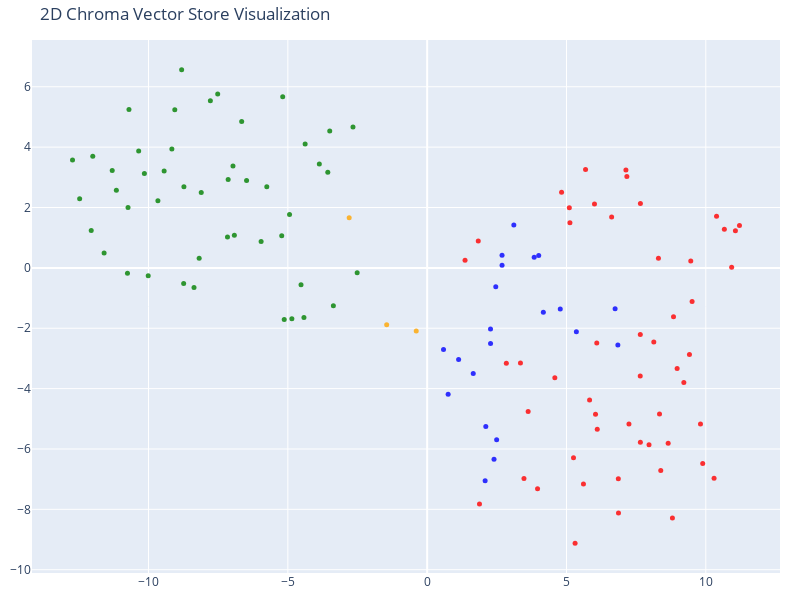

Source (notebook cell):
### Code cell
# We humans find it easier to visalize things in 2D!
# Reduce the dimensionality of the vectors to 2D using t-SNE
# (t-distributed stochastic neighbor embedding)
# 使用 t-SNE（t-分布随机邻域嵌入）将高维向量降维到2D
# t-SNE 是一种非线性降维技术，能够保持数据点之间的相对距离关系

# n_components=2: 降维到2维
# random_state=42: 设置随机种子，确保结果可重现
tsne = TSNE(n_components=2, random_state=42)

# 执行降维操作，将高维向量转换为2D坐标
reduced_vectors = tsne.fit_transform(vectors)

# Create the 2D scatter plot
# 创建2D散点图可视化
# 使用 Plotly 创建交互式散点图
fig = go.Figure(data=[go.Scatter(
    x=reduced_vectors[:, 0],  # X轴坐标（降维后的第一维）
    y=reduced_vectors[:, 1],  # Y轴坐标（降维后的第二维）
    mode='markers',           # 显示模式为散点
    marker=dict(
        size=5,               # 散点大小
        color=colors,         # 散点颜色（根据文档类型）
        opacity=0.8           # 透明度
    ),
    # 悬停文本：显示文档类型和文档内容的前100个字符
    text=[f"Type: {t}<br>Text: {d[:100]}..." for t, d in zip(doc_types, documents)],
    hoverinfo='text'          # 悬停时显示自定义文本
)])

# 设置图表布局和样式
fig.update_layout(
    title='2D Chroma Vector Store Visualization',  # 图表标题
    scene=dict(
        xaxis_title='x',      # X轴标题
        yaxis_title='y'       # Y轴标题
    ),
    width=800,                # 图表宽度
    height=600,               # 图表高度
    margin=dict(              # 边距设置
        r=20,                 # 右边距
        b=10,                 # 下边距  
        l=10,                 # 左边距
        t=40                  # 上边距
    )
)


fig.show()

### Figure 1 — Plotly figure (JSON) as saved in the notebook; plotly's stock layout.template omitted (floating-point values rounded to 4 significant figures)
{"data": [{"hoverinfo": "text", "marker": {"color": ["orange", "orange", "orange", "red", "red", "red", "red", "red", "red", "red", "red", "red", "red", "red", "red", "red", "red", "red", "red", "red", "red", "red", "red", "red", "red", "red", "red", "red", "red", "red", "red", "red", "red", "red", "red", "red", "red", "red", "red", "red", "red", "red", "red", "red", "red", "red", "red", "red", "red", "red", "red", "red", "red", "red", "red", "green", "green", "green", "green", "green", "green", "green", "green", "green", "green", "green", "green", "green", "green", "green", "green", "green", "green", "green", "green", "green", "green", "green", "green", "green", "green", "green", "green", "green", "green", "green", "green", "green", "green", "green", "green", "green", "green", "green", "green", "green", "green", "green", "green", "green", "green", "green", "blue", "blue", "blue", "blue", "blue", "blue", "blue", "blue", "blue", "blue", "blue", "blue", "blue", "blue", "blue", "blue", "blue", "blue", "blue", "blue", "blue"], "opacity": 0.8, "size": 5}, "mode": "markers", "text": ["Type: company<br>Text: # About Insurellm\n\nInsurellm was founded by Avery Lancaster in 2015 as an insurance tech startup des...", "Type: company<br>Text: # Careers at Insurellm\n\nInsurellm is hiring! We are looking for talented software engineers, data sc...", "Type: company<br>Text: # Overview of Insurellm\n\nInsurellm is an innovative insurance tech firm with 200 employees across th...", "Type: contracts<br>Text: # Contract with Apex Reinsurance for Rellm: AI-Powered Enterprise Reinsurance Solution\n\n## Terms\n\n1....", "Type: contracts<br>Text: ## Renewal\n\n1. **Automatic Renewal**: This Agreement will automatically renew for successive one-yea...", "Type: contracts<br>Text: 2. **Seamless Integrations**: The architecture of Rellm allows for easy integration with existing sy...", "Type: contracts<br>Text: 1. **Technical Support**: Provider shall offer dedicated technical support to the Client via phone, ...", "Type: contracts<br>Text: **Insurellm, Inc.**  \n_____________________________  \nAuthorized Signature   \nDate: ________________...", "Type: contracts<br>Text: # Contract with Belvedere Insurance for Markellm\n\n## Terms\nThis Contract (\"Agreement\") is made and e...", "Type: contracts<br>Text: ## Renewal\n1. **Renewal Terms**: This Agreement may be renewed for additional one-year terms upon mu...", "Type: contracts<br>Text: ## Features\n1. **AI-Powered Matching**: Belvedere Insurance will benefit from Markellm's AI-powered ...", "Type: contracts<br>Text: ## Support\n1. **Technical Support**: Technical support will be available from 9 AM to 7 PM EST, Mond...", "Type: contracts<br>Text: **Belvedere Insurance**  \nSignature: ______________________  \nName: [Authorized Signatory]  \nTitle: ...", "Type: contracts<br>Text: # Contract with BrightWay Solutions for Markellm\n\n**Contract Date:** October 5, 2023  \n**Contract ID...", "Type: contracts<br>Text: 3. **Service Level Agreement (SLA):**  \n   Insurellm commits to a 99.9% uptime for the platform with...", "Type: contracts<br>Text: 2. **Real-Time Quote Availability:**  \n   Consumers sourced via BrightWay Solutions will receive rea...", "Type: contracts<br>Text: 3. **Training and Onboarding:**  \n   Insurellm agrees to provide one free training session on how to...", "Type: contracts<br>Text: # Contract with EverGuard Insurance for Rellm: AI-Powered Enterprise Reinsurance Solution\n\n**Contrac...", "Type: contracts<br>Text: 4. **Usage Rights**: EverGuard Insurance is granted a non-exclusive, non-transferable license to acc...", "Type: contracts<br>Text: 1. **Core Functionality**: Rellm provides EverGuard Insurance with advanced AI-driven analytics, sea...", "Type: contracts<br>Text: 1. **Customer Support**: Insurellm will provide EverGuard Insurance with 24/7 customer support, incl...", "Type: contracts<br>Text: ---\n\n**Signatures**  \n**For Insurellm**: __________________________  \n**Name**: John Smith  \n**Title...", "Type: contracts<br>Text: # Contract with GreenField Holdings for Markellm\n\n**Effective Date:** November 15, 2023  \n**Contract...", "Type: contracts<br>Text: ## Renewal\n1. **Automatic Renewal**: This contract will automatically renew for sequential one-year ...", "Type: contracts<br>Text: ## Features\n1. **AI-Powered Matching**: Access to advanced algorithms that connect GreenField Holdin...", "Type: contracts<br>Text: ## Support\n1. **Customer Support Access**: The Client will have access to dedicated support through ...", "Type: contracts<br>Text: **Signatures:**  \n_________________________                           _________________________  \n**...", "Type: contracts<br>Text: # Contract with Greenstone Insurance for Homellm\n\n---\n\n## Terms\n\n1. **Parties**: This Contract (\"Agr...", "Type: contracts<br>Text: 4. **Payment Terms**: \n   - The Customer shall pay an amount of $10,000 per month for the Standard T...", "Type: contracts<br>Text: ---\n\n## Features\n\n- **AI-Powered Risk Assessment**: Customer will have access to enhanced risk evalu...", "Type: contracts<br>Text: - **Customer Portal**: A dedicated portal will be provided, allowing the Customer's clients to manag...", "Type: contracts<br>Text: ______________________________  \n[Name], [Title]  \nDate: ______________________\n\n**For Greenstone In...", "Type: contracts<br>Text: # Contract with GreenValley Insurance for Homellm\n\n**Contract Date:** October 6, 2023  \n**Contract N...", "Type: contracts<br>Text: 4. **Confidentiality:** Both parties agree to maintain the confidentiality of proprietary informatio...", "Type: contracts<br>Text: 1. **AI-Powered Risk Assessment:** Access to advanced AI algorithms for real-time risk evaluations.\n...", "Type: contracts<br>Text: 3. **Regular Updates:** Insurellm will offer ongoing updates and enhancements to the Homellm platfor...", "Type: contracts<br>Text: # Contract with Pinnacle Insurance Co. for Homellm\n\n## Terms\nThis contract (\"Contract\") is entered i...", "Type: contracts<br>Text: ## Renewal\n1. **Renewal Terms**: At the end of the initial term, this Contract shall automatically r...", "Type: contracts<br>Text: ## Features\n1. **AI-Powered Risk Assessment**: Utilized for tailored underwriting decisions specific...", "Type: contracts<br>Text: ## Support\n1. **Technical Support**: Insurellm shall provide 24/7 technical support via an email and...", "Type: contracts<br>Text: # Contract with Roadway Insurance Inc. for Carllm\n\n---\n\n## Terms\n\n1. **Agreement Effective Date**: T...", "Type: contracts<br>Text: ---\n\n## Renewal\n\n1. **Automatic Renewal**: This agreement will automatically renew for an additional...", "Type: contracts<br>Text: ---\n\n## Features\n\n1. **Access to Core Features**: Roadway Insurance Inc. will have access to all Pro...", "Type: contracts<br>Text: ---\n\n## Support\n\n1. **Technical Support**: Roadway Insurance Inc. will receive priority technical su...", "Type: contracts<br>Text: # Contract with Stellar Insurance Co. for Rellm\n\n## Terms\nThis contract is made between **Insurellm*...", "Type: contracts<br>Text: ### Termination\nEither party may terminate this agreement with a **30-day written notice**. In the e...", "Type: contracts<br>Text: ## Features\nStellar Insurance Co. will receive access to the following features of the Rellm product...", "Type: contracts<br>Text: ## Support\nInsurellm provides Stellar Insurance Co. with the following support services:\n\n- **24/7 T...", "Type: contracts<br>Text: # Contract with TechDrive Insurance for Carllm\n\n**Contract Date:** October 1, 2024  \n**Contract Dura...", "Type: contracts<br>Text: ## Renewal\n\n1. **Automatic Renewal**: This contract shall automatically renew for additional one-yea...", "Type: contracts<br>Text: ## Support\n\n1. **Customer Support**: Insurellm will provide 24/7 customer support to TechDrive Insur...", "Type: contracts<br>Text: **TechDrive Insurance Representative:**  \nName: Sarah Johnson  \nTitle: Operations Director  \nDate: _...", "Type: contracts<br>Text: # Contract with Velocity Auto Solutions for Carllm\n\n**Contract Date:** October 1, 2023  \n**Contract ...", "Type: contracts<br>Text: ## Renewal\n\n1. **Automatic Renewal**: This contract will automatically renew for successive 12-month...", "Type: contracts<br>Text: ## Support\n\n1. **Customer Support**: Velocity Auto Solutions will have access to Insurellm’s custome...", "Type: employees<br>Text: # HR Record\n\n# Alex Chen\n\n## Summary\n- **Date of Birth:** March 15, 1990  \n- **Job Title:** Backend ...", "Type: employees<br>Text: ## Annual Performance History\n- **2020:**  \n  - Completed onboarding successfully.  \n  - Met expecta...", "Type: employees<br>Text: ## Compensation History\n- **2020:** Base Salary: $80,000  \n- **2021:** Base Salary Increase to $90,0...", "Type: employees<br>Text: Alex Chen continues to be a vital asset at Insurellm, contributing significantly to innovative backe...", "Type: employees<br>Text: # HR Record\n\n# Alex Harper\n\n## Summary\n- **Date of Birth**: March 15, 1993  \n- **Job Title**: Sales ...", "Type: employees<br>Text: ## Annual Performance History  \n- **2021**:  \n  - **Performance Rating**: 4.5/5  \n  - **Key Achievem...", "Type: employees<br>Text: - **2022**:  \n  - **Base Salary**: $65,000 (Promotion to Senior SDR)  \n  - **Bonus**: $13,000 (20% o...", "Type: employees<br>Text: # HR Record\n\n# Alex Thomson\n\n## Summary\n- **Date of Birth:** March 15, 1995  \n- **Job Title:** Sales...", "Type: employees<br>Text: ## Annual Performance History  \n- **2022** - Rated as \"Exceeds Expectations.\" Alex Thomson achieved ...", "Type: employees<br>Text: ## Other HR Notes\n- Alex Thomson is an active member of the Diversity and Inclusion committee at Ins...", "Type: employees<br>Text: # Avery Lancaster\n\n## Summary\n- **Date of Birth**: March 15, 1985  \n- **Job Title**: Co-Founder & Ch...", "Type: employees<br>Text: - **2010 - 2013**: Business Analyst at Edge Analytics  \n  Prior to joining Innovate, Avery worked as...", "Type: employees<br>Text: - **2018**: **Exceeds Expectations**  \n  Under Avery’s pivoted vision, Insurellm launched two new su...", "Type: employees<br>Text: - **2022**: **Satisfactory**  \n  Avery focused on rebuilding team dynamics and addressing employee c...", "Type: employees<br>Text: ## Compensation History\n- **2015**: $150,000 base salary + Significant equity stake  \n- **2016**: $1...", "Type: employees<br>Text: ## Other HR Notes\n- **Professional Development**: Avery has actively participated in leadership trai...", "Type: employees<br>Text: # HR Record\n\n# Emily Carter\n\n## Summary\n- **Date of Birth:** August 12, 1990  \n- **Job Title:** Acco...", "Type: employees<br>Text: - **2017-2019:** Marketing Intern  \n  - Assisted with market research and campaign development for s...", "Type: employees<br>Text: ## Compensation History\n| Year | Base Salary | Bonus         | Total Compensation |\n|------|--------...", "Type: employees<br>Text: Emily Carter exemplifies the kind of talent that drives Insurellm's success and is an invaluable ass...", "Type: employees<br>Text: # HR Record\n\n# Emily Tran\n\n## Summary\n- **Date of Birth:** March 18, 1991  \n- **Job Title:** Digital...", "Type: employees<br>Text: - **January 2017 - May 2018**: Marketing Intern  \n  - Supported the Marketing team by collaborating ...", "Type: employees<br>Text: - **2021**:  \n  - Performance Rating: Meets Expectations  \n  - Key Achievements: Contributed to the ...", "Type: employees<br>Text: - **Professional Development Goals**:  \n  - Emily Tran aims to become a Marketing Manager within the...", "Type: employees<br>Text: # HR Record\n\n# Jordan Blake\n\n## Summary\n- **Date of Birth:** March 15, 1993  \n- **Job Title:** Sales...", "Type: employees<br>Text: ## Annual Performance History\n- **2021:** First year at Insurellm; achieved 90% of monthly targets. ...", "Type: employees<br>Text: ## Other HR Notes\n- Jordan has shown an interest in continuing education, actively participating in ...", "Type: employees<br>Text: # HR Record\n\n# Jordan K. Bishop\n\n## Summary\n- **Date of Birth:** March 15, 1990\n- **Job Title:** Fro...", "Type: employees<br>Text: ## Annual Performance History\n- **2019:** Exceeds Expectations - Continuously delivered high-quality...", "Type: employees<br>Text: ## Compensation History\n- **June 2018:** Starting Salary - $85,000\n- **June 2019:** Salary Increase ...", "Type: employees<br>Text: ## Other HR Notes\n- Jordan K. Bishop has been an integral part of club initiatives, including the In...", "Type: employees<br>Text: # HR Record\n\n# Maxine Thompson\n\n## Summary\n- **Date of Birth:** January 15, 1991  \n- **Job Title:** ...", "Type: employees<br>Text: ## Insurellm Career Progression\n- **January 2017 - October 2018**: **Junior Data Engineer**  \n  * Ma...", "Type: employees<br>Text: ## Annual Performance History\n- **2017**: *Meets Expectations*  \n  Maxine showed potential in her ro...", "Type: employees<br>Text: - **2021**: *Exceeds Expectations*  \n  Maxine spearheaded the transition to a new data warehousing s...", "Type: employees<br>Text: ## Compensation History\n- **2017**: $70,000 (Junior Data Engineer)  \n- **2018**: $75,000 (Junior Dat...", "Type: employees<br>Text: # HR Record\n\n# Oliver Spencer\n\n## Summary\n- **Date of Birth**: May 14, 1990  \n- **Job Title**: Backe...", "Type: employees<br>Text: ## Annual Performance History\n- **2018**: **3/5** - Adaptable team player but still learning to take...", "Type: employees<br>Text: ## Compensation History\n- **March 2018**: Initial salary of $80,000.\n- **July 2019**: Salary increas...", "Type: employees<br>Text: # Samantha Greene\n\n## Summary\n- **Date of Birth:** October 14, 1990\n- **Job Title:** HR Generalist\n-...", "Type: employees<br>Text: ## Annual Performance History\n- **2020:** Exceeds Expectations  \n  Samantha Greene demonstrated exce...", "Type: employees<br>Text: ## Compensation History\n- **2020:** Base Salary - $55,000  \n  The entry-level salary matched industr...", "Type: employees<br>Text: - **2023:** Base Salary - $70,000  \n  Recognized for substantial improvement in employee relations m...", "Type: employees<br>Text: # HR Record\n\n# Samuel Trenton\n\n## Summary\n- **Date of Birth:** April 12, 1989  \n- **Job Title:** Sen...", "Type: employees<br>Text: ## Annual Performance History\n- **2023:** Rating: 4.5/5  \n  *Samuel exceeded expectations, successfu...", "Type: employees<br>Text: ## Compensation History\n- **2023:** Base Salary: $115,000 + Bonus: $15,000  \n  *Annual bonus based o...", "Type: employees<br>Text: - **Engagement in Company Culture:** Regularly participates in team-building events and contributes ...", "Type: products<br>Text: # Product Summary\n\n# Carllm\n\n## Summary\n\nCarllm is an innovative auto insurance product developed by...", "Type: products<br>Text: - **Instant Quoting**: With Carllm, insurance companies can offer near-instant quotes to customers, ...", "Type: products<br>Text: - **Mobile Integration**: Carllm is designed to work seamlessly with mobile applications, providing ...", "Type: products<br>Text: - **Professional Tier**: $2,500/month\n  - For medium-sized companies.\n  - All Basic Tier features pl...", "Type: products<br>Text: ### Q2 2025: Customer Experience Improvements\n- Launch of a new **mobile app** for end-users.\n- Intr...", "Type: products<br>Text: # Product Summary\n\n# Homellm\n\n## Summary\nHomellm is an innovative home insurance product developed b...", "Type: products<br>Text: ### 2. Dynamic Pricing Model\nWith Homellm's innovative dynamic pricing model, insurance providers ca...", "Type: products<br>Text: ### 5. Multi-Channel Integration\nHomellm seamlessly integrates into existing insurance platforms, pr...", "Type: products<br>Text: - **Basic Tier:** Starting at $5,000/month for small insurers with basic integration features.\n- **S...", "Type: products<br>Text: All tiers include a comprehensive training program and ongoing updates to ensure optimal performance...", "Type: products<br>Text: With Homellm, Insurellm is committed to transforming the landscape of home insurance, ensuring both ...", "Type: products<br>Text: # Product Summary\n\n# Markellm\n\n## Summary\n\nMarkellm is an innovative two-sided marketplace designed ...", "Type: products<br>Text: - **User-Friendly Interface**: Designed with user experience in mind, Markellm features an intuitive...", "Type: products<br>Text: - **Customer Support**: Our dedicated support team is always available to assist both consumers and ...", "Type: products<br>Text: ### For Insurance Companies:\n- **Basic Listing Fee**: $199/month for a featured listing on the platf...", "Type: products<br>Text: ### Q3 2025\n- Initiate a comprehensive marketing campaign targeting both consumers and insurers to i...", "Type: products<br>Text: # Product Summary\n\n# Rellm: AI-Powered Enterprise Reinsurance Solution\n\n## Summary\n\nRellm is an inno...", "Type: products<br>Text: ### Seamless Integrations\nRellm's architecture is designed for effortless integration with existing ...", "Type: products<br>Text: ### Regulatory Compliance Tools\nRellm includes built-in compliance tracking features to help organiz...", "Type: products<br>Text: Join the growing number of organizations leveraging Rellm to enhance their reinsurance processes whi...", "Type: products<br>Text: Experience the future of reinsurance with Rellm, where innovation meets reliability. Let Insurellm h..."], "type": "scatter", "x": [-1.453, -2.799, -0.3925, 7.649, 9.46, 5.309, 8.338, 9.889, 5.608, 11.21, 3.624, 8.65, 6.866, 3.962, 8.301, 3.474, 8.383, 8.134, 9.413, 8.971, 9.212, 9.81, 6.861, 10.67, 1.36, 1.878, 10.3, 6.104, 10.93, 2.841, 7.652, 8.803, 6.042, 5.829, 4.582, 7.242, 5.252, 11.06, 3.348, 7.962, 5.684, 10.39, 1.834, 4.824, 8.841, 9.509, 6.086, 7.647, 6.005, 6.621, 5.124, 5.102, 7.167, 7.653, 7.134, -7.166, -8.183, -11.16, -2.512, -7.143, -8.73, -9.44, -6.482, -10.35, -5.756, -3.366, -4.423, -5.13, -4.856, -12.0, -4.527, -8.108, -4.38, -10.7, -2.663, -3.567, -3.87, -9.163, -3.497, -6.969, -9.664, -4.94, -5.96, -8.368, -12.73, -5.22, -8.812, -7.781, -10.01, -7.518, -9.058, -6.92, -8.739, -10.74, -11.59, -10.76, -12.47, -12.06, -6.657, -10.15, -11.3, -5.185, 3.111, 2.687, 3.841, 4.003, 2.688, 2.273, 2.275, 1.129, 0.7528, 1.653, 0.5865, 2.104, 2.494, 2.399, 2.08, 2.462, 4.169, 5.355, 6.844, 4.777, 6.745], "y": [-1.882, 1.664, -2.095, -2.209, 0.2264, -9.123, -4.839, -6.478, -7.164, 1.404, -4.755, -5.812, -8.124, -7.316, 0.319, -6.981, -6.714, -2.456, -2.87, -3.338, -3.799, -5.173, -6.988, 1.277, 0.2519, -7.827, -6.967, -5.35, 0.02432, -3.158, -5.779, -8.285, -4.852, -4.381, -3.644, -5.169, -6.289, 1.227, -3.154, -5.857, 3.256, 1.714, 0.8901, 2.508, -1.62, -1.11, -2.489, -3.582, 2.116, 1.685, 1.496, 1.992, 3.028, 2.129, 3.244, 1.022, 0.32, 2.57, -0.1642, 2.928, 2.688, 3.212, 2.896, 3.874, 2.687, -1.259, -1.647, -1.711, -1.684, 3.701, -0.5614, 2.498, 4.106, 5.248, 4.663, 3.167, 3.442, 3.935, 4.532, 3.371, 2.222, 1.77, 0.8762, -0.6482, 3.57, 1.061, 6.563, 5.54, -0.2638, 5.763, 5.237, 1.079, -0.5163, 1.997, 0.4904, -0.1821, 2.29, 1.237, 4.852, 3.13, 3.226, 5.667, 1.417, 0.4148, 0.3514, 0.4103, 0.08356, -2.028, -2.503, -3.034, -4.186, -3.497, -2.704, -5.254, -5.696, -6.342, -7.052, -0.6285, -1.471, -2.113, -2.557, -1.365, -1.357]}], "layout": {"height": 600, "margin": {"b": 10, "l": 10, "r": 20, "t": 40}, "scene": {"xaxis": {"title": {"text": "x"}}, "yaxis": {"title": {"text": "y"}}}, "title": {"text": "2D Chroma Vector Store Visualization"}, "width": 800}}
